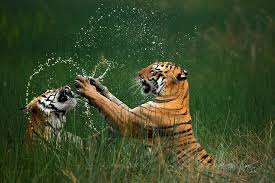
#> input picture anhho.jpg, 275 x 183 px, found by its file name
$ python lab5.py
#> lines starting #> are read from the running program, lines starting #| are printed output that depends on the picture
import cv2
import numpy as np
import matplotlib.pyplot as plt
def calculate_histogram_scratch(image):
    if len(image.shape) > 2:
        image = cv2.cvtColor(image, cv2.COLOR_BGR2GRAY)
    hist = np.zeros(256, dtype=int)
    height = image.shape[0]
    width = image.shape[1]
    for y in range(height):
        for x in range(width):
            pixel_intensity = image[y, x]
            hist[pixel_intensity] += 1
    return hist
if __name__ == "__main__":
    image_path = 'img/anhho.jpg'
    image = cv2.imread(image_path, cv2.IMREAD_GRAYSCALE)
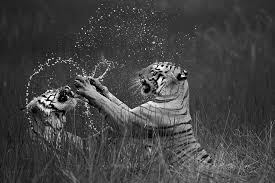
#> image: shape (183, 275); min 0, max 255, mean 67.6
    if image is None:
        print(f"Không thể đọc ảnh từ {image_path}. Tạo ảnh ngẫu nhiên để thử nghiệm...")
        image = np.random.randint(0, 256, (200, 200), dtype=np.uint8)
    my_hist = calculate_histogram_scratch(image)
#> after the loop in calculate_histogram_scratch, `for y in range(height):`: hist = 256 values, max 1353 at index 53, min 0 at index 250, mean 196.6
#> my_hist has the same summary as hist in calculate_histogram_scratch
    plt.figure(figsize=(10, 5))
    plt.subplot(1, 2, 1)
    plt.imshow(image, cmap='gray', vmin=0, vmax=255)
    plt.title('Ảnh gốc')
    plt.axis('off')
    plt.subplot(1, 2, 2)
    plt.plot(my_hist, color='black')
    plt.bar(range(256), my_hist, color='gray', alpha=0.7)
    plt.title('Histogram (from scratch)')
    plt.xlabel('Cường độ pixel (0-255)')
    plt.ylabel('Số lượng pixel')
    plt.xlim([0, 256])
    plt.tight_layout()
    plt.show()
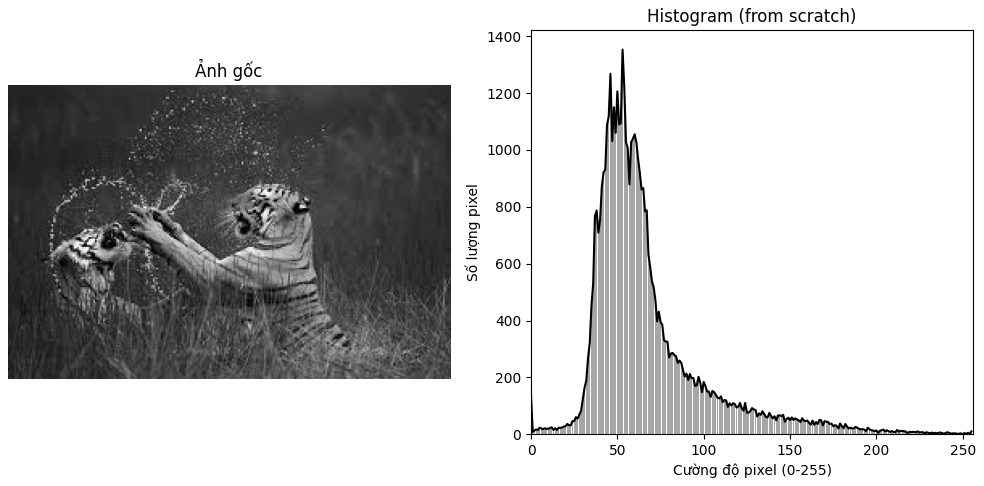
#> figure drawn by matplotlib, 2 panels; panel 2: tallest bar 1353 high, from x = 52.6 to 53.4; panel 2: curve peaks at x = 53, y = 1353
